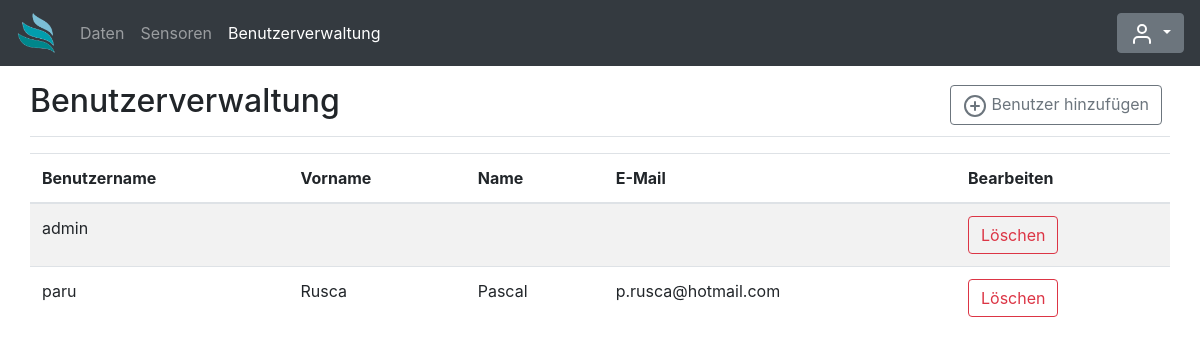
Screenshot of /admin (signed in) with the database file from the repository.
### app.py (models this page shows)
class dbUsers(UserMixin, db.Model):
    id = db.Column(db.Integer, primary_key=True)
    username = db.Column(db.String(20), nullable=False, unique=True)
    password = db.Column(db.Text, nullable=False)
    name = db.Column(db.String(64))
    prename = db.Column(db.String(64))
    email = db.Column(db.String(64))

### app.py (the view)
@app.route('/admin', methods=['GET'])
@login_required
def admin():
    return render_template('admin.html', user=dbUsers.query.order_by(dbUsers.username.asc()))

### app.py (called while the page is built)
@login_manager.user_loader
def load_user(user_id):
    return dbUsers.query.get(int(user_id))

### templates/admin.html (shortened to what this page needs)
{% extends 'base.html' %}
{% block body %}
{% set error = request.args.get('error') %}
<div class="container-fluid">
    <main role="main" class="col-md">
        <div
            class="d-flex justify-content-between flex-wrap flex-md-nowrap align-items-center pt-3 pb-2 mb-3 border-bottom">
            <h1 class="h2">Benutzerverwaltung</h1>
            <div class="btn-toolbar mb-2 mb-md-0">
                <div class="btn-group mr-2">
                    <button type="button" class="btn btn btn-outline-secondary" data-toggle="modal"
                        data-target="#addUser">
                        <span data-feather="plus-circle"></span>
                        Benutzer hinzufügen
                    </button>
                </div>
            </div>
        </div>
        <div class="table-responsive">
            <table class="table table-striped table">
                <thead>
                    <tr>
                        <th>Benutzername</th>
                        <th>Vorname</th>
                        <th>Name</th>
                        <th>E-Mail</th>
                        <th>Bearbeiten</th>
                    </tr>
                </thead>
                <tbody>
                    {% for x in user %}
                    <tr>
                        <td>{{ x.username }}</td>
                        <td>{%if x.prename == None %} {% else %} {{ x.prename }} {% endif %}</td>
                        <td>{%if x.name == None %} {% else %} {{ x.name }} {% endif %}</td>
                        <td>{%if x.email == None %} {% else %} {{ x.email }} {% endif %}</td>
                        <td>
                            <button type="button" class="btn btn-outline-danger" data-toggle="modal"
                                data-target="#deleteUser" data-username="{{ x.username }}">
                                Löschen
                            </button>
                        </td>
                    </tr>
                    {% endfor %}
                </tbody>
            </table>
        </div>
    </main>
</div>
{% endblock %}

### rows the page displays
dbUsers: username "admin"
dbUsers: username "paru", prename "Rusca", name "Pascal", email "p.rusca@hotmail.com"
